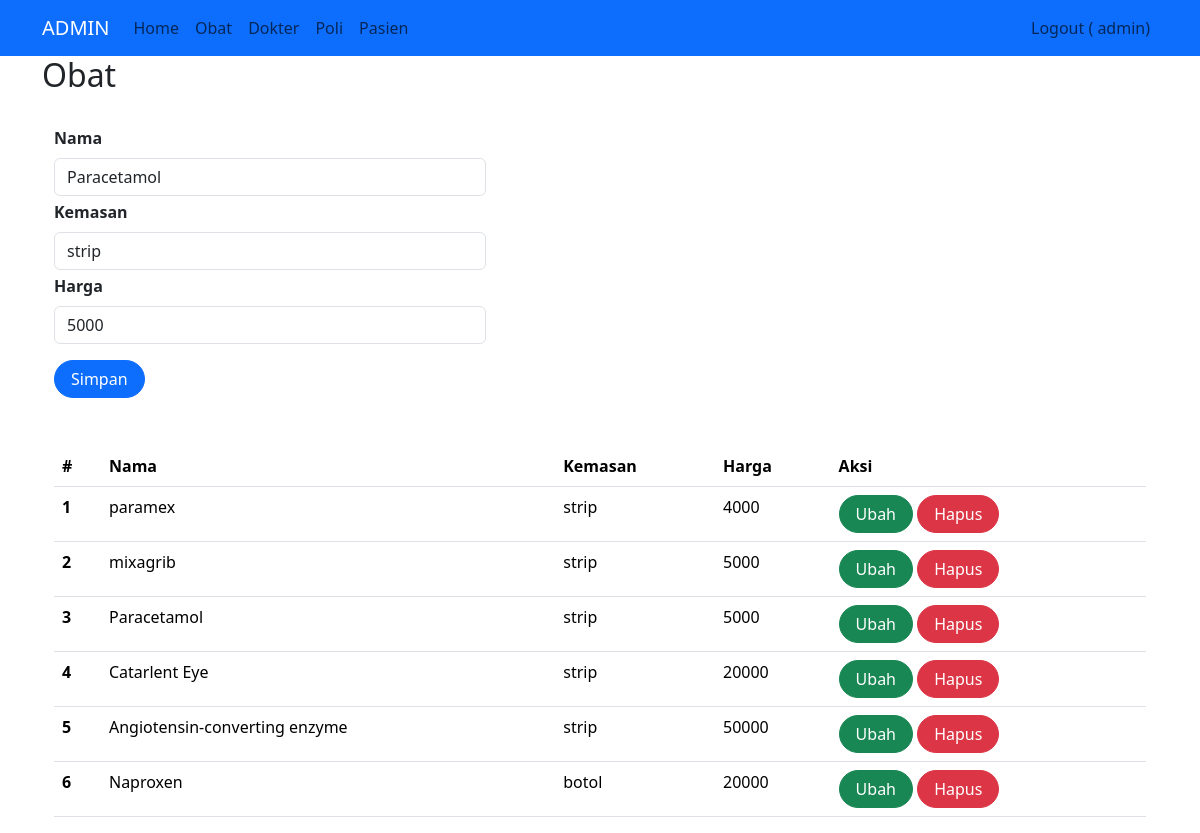
The page /index2.php?page=obat&id=9 (signed in) on the database its author committed.
### tables this page shows
CREATE TABLE `obat` (
  `id` int(11) NOT NULL,
  `nama_obat` varchar(100) NOT NULL,
  `kemasan` varchar(50) NOT NULL,
  `harga` double NOT NULL
);

### obat.php (the view, shortened to what this page needs)
<h2>Obat</h2>
<br>
<div class="container">
    <form class="form row" style="width: 30rem;" method="POST" action="" name="myForm" onsubmit="return(validate());">
        <?php
        $nama_obat = '';
        $kemasan = '';
        $harga = '';
        if (isset($_GET['id'])) {
            $ambil = mysqli_query($mysqli, "SELECT * FROM obat
                    WHERE id='" . $_GET['id'] . "'");
            while ($row = mysqli_fetch_array($ambil)) {
                $nama_obat = $row['nama_obat'];
                $kemasan = $row['kemasan'];
                $harga = $row['harga'];
            }
        ?>
        <?php
        }
        ?>
        <div class="row">
            <label for="inputNama" class="form-label fw-bold">
                Nama
            </label>
            <div>
                <input type="text" class="form-control" name="nama_obat" id="inputNama" placeholder="Nama" value="<?php echo $nama_obat ?>">
            </div>
        </div>
        <div class="row mt-1">
            <label for="inputKemasan" class="form-label fw-bold">
                Kemasan
            </label>
            <div>
                <input type="text" class="form-control" name="kemasan" id="inputKemasan" placeholder="Kemasan" value="<?php echo $kemasan ?>">
            </div>
        </div>
        <div class="row mt-1">
            <label for="inputHarga" class="form-label fw-bold">
                Harga
            </label>
            <div>
                <input type="text" class="form-control" name="harga" id="inputHarga" placeholder="Harga" value="<?php echo $harga ?>">
            </div>
        </div>
        <div class="row mt-3">
            <div class=col>
                <button type="submit" class="btn btn-primary rounded-pill px-3 mt-auto" name="simpan">Simpan</button>
            </div>
        </div>
    </form>
    <br>
    <br>
    <table class="table table-hover">
        <thead>
            <tr>
                <th scope="col">#</th>
                <th scope="col">Nama</th>
                <th scope="col">Kemasan</th>
                <th scope="col">Harga</th>
                <th scope="col">Aksi</th>
            </tr>
        </thead>
        <tbody>
            <?php
            $result = mysqli_query($mysqli, "SELECT * FROM obat");
            $no = 1;
            while ($data = mysqli_fetch_array($result)) {
            ?>
                <tr>
                    <th scope="row"><?php echo $no++ ?></th>
                    <td><?php echo $data['nama_obat'] ?></td>
                    <td><?php echo $data['kemasan'] ?></td>
                    <td><?php echo $data['harga'] ?></td>
                    <td>
                        <a class="btn btn-success rounded-pill px-3" href="index2.php?page=obat&id=<?php echo $data['id'] ?>">Ubah</a>
                        <a class="btn btn-danger rounded-pill px-3" href="index2.php?page=obat&id=<?php echo $data['id'] ?>&aksi=hapus">Hapus</a>
                    </td>
                </tr>
            <?php
            }
            ?>
        </tbody>
    </table>

### css/style.css (style rules this page uses)
div { display: block; }

### rows shown on the page
obat: nama_obat "Paracetamol", kemasan "strip", harga "5000"
obat: nama_obat "paramex", kemasan "strip", harga "4000"
obat: nama_obat "mixagrib", kemasan "strip", harga "5000"
obat: nama_obat "Catarlent Eye", kemasan "strip", harga "20000"
obat: nama_obat "Angiotensin-converting enzyme", kemasan "strip", harga "50000"
obat: nama_obat "Naproxen", kemasan "botol", harga "20000"

### other values the page prints
$_SESSION['username'] "admin"
